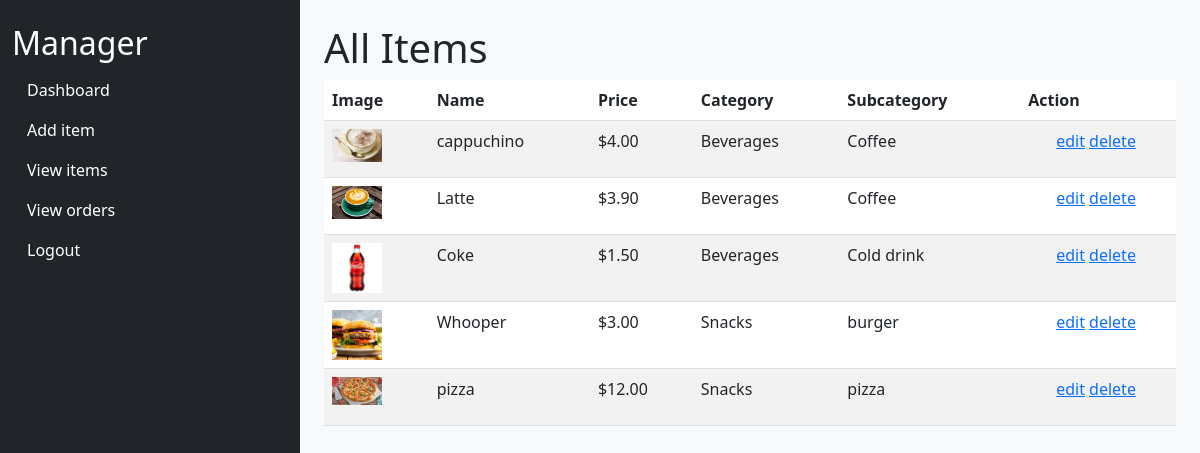
The app's page /view_all_items/ (signed in) with its own data.
### restaurant/models.py (models this page shows)
class Item(models.Model):
    name = models.CharField(max_length=100)
    price = models.DecimalField(max_digits=6, decimal_places=2)
    category = models.CharField(max_length=100)
    subcategory = models.CharField(max_length=100)
    image = models.ImageField(upload_to='item_images/', blank=True, null=True)

### restaurant/views.py (the view)
# urls.py: path('view_all_items/', views.view_all_items, name='view_all_items'),
@staff_member_required
def view_all_items(request):
    items = Item.objects.all()
    return render(request, 'manager/view_all_items.html', {'items': items})

### templates/manager/view_all_items.html
{% extends 'manager/dashboard.html' %}
{% block content %}
    <h1>All Items</h1>
    <table class="table table-striped">
        <thead>
            <tr>
                <th>Image</th>
                <th>Name</th>
                <th>Price</th>
                <th>Category</th>
                <th>Subcategory</th>
                <th>Action</th>
            </tr>
        </thead>
        <tbody>
            {% for item in items %}
                <tr>
                    <td>
                        {% if item.image %}
                            <img src="{{ item.image.url }}" alt="{{ item.name }} Image" width="50">
                        {% else %}
                            No Image
                        {% endif %}
                    </td>
                    <td>{{ item.name }}</td>
                    <td>${{ item.price }}</td>
                    <td>{{ item.category }}</td>
                    <td>{{ item.subcategory }}</td>
                    <td>
                        <div class="d-flex justify-content-center" >
                            <a href="{% url 'edit_item' item.id %}"><p>edit</p></a>&nbsp;
                            <a href="{% url 'delete_item' item.id %}"><p>delete</p></a>&nbsp;
                        </div>
                        </td>
                </tr>
            {% endfor %}
        </tbody>
    </table>
{% endblock %}

### records on screen
Item: image (picture), name "cappuchino", price "4.00", category "Beverages", subcategory "Coffee"
Item: image (picture), name "Latte", price "3.90", category "Beverages", subcategory "Coffee"
Item: image (picture), name "Coke", price "1.50", category "Beverages", subcategory "Cold drink"
Item: image (picture), name "Whooper", price "3.00", category "Snacks", subcategory "burger"
Item: image (picture), name "pizza", price "12.00", category "Snacks", subcategory "pizza"
